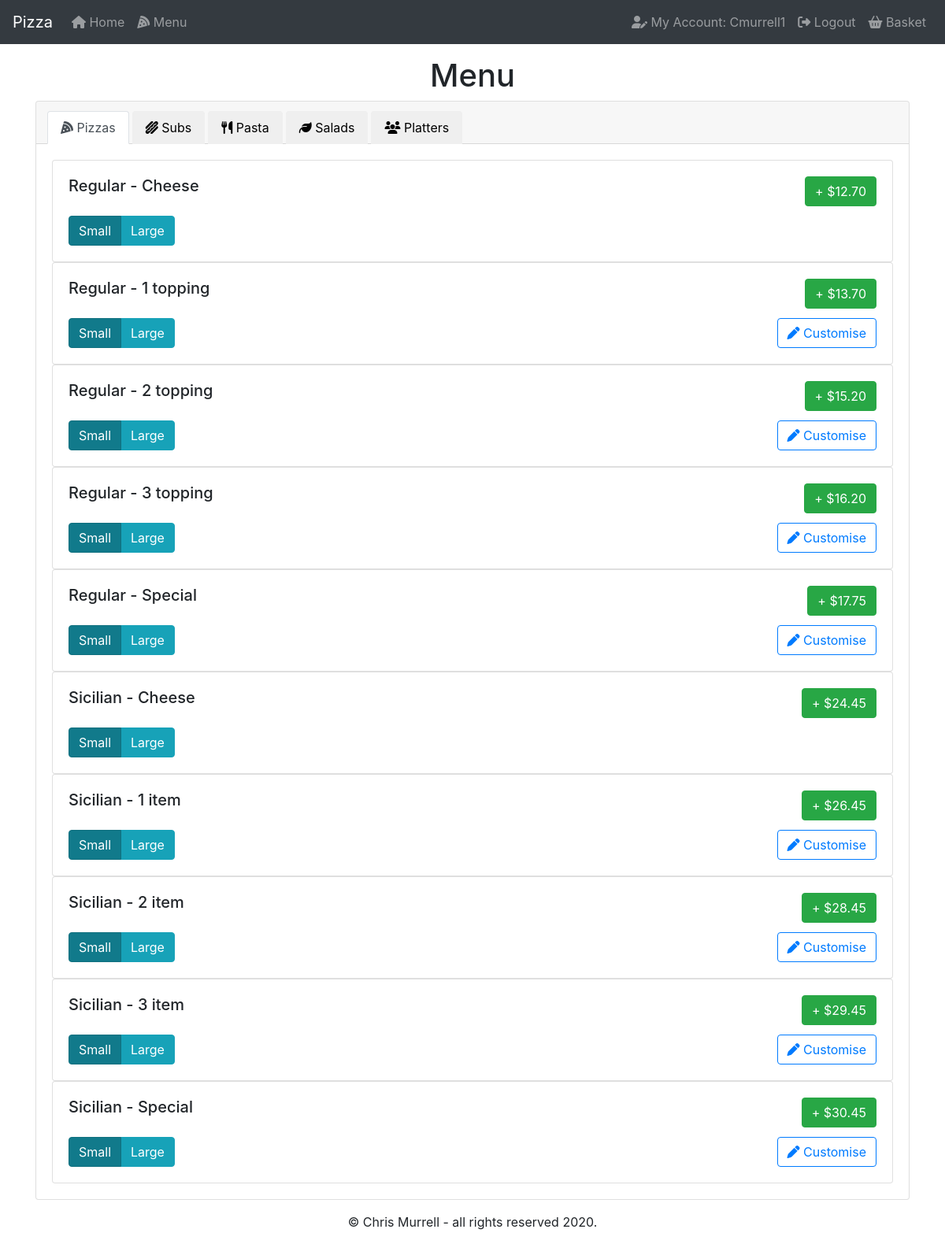
/menu (signed in), run on the app's committed database.
### orders/models.py (models this page shows, shortened)
class Pizza(models.Model):
    typ = models.CharField(max_length=10)
    category = models.CharField(max_length=10)
    smPrice = models.DecimalField(max_digits=4, decimal_places=2, default=00.00)
    lgPrice = models.DecimalField(max_digits=4, decimal_places=2, default=00.00)
    numTop = models.IntegerField(default=0)

### orders/views.py (the view)
# urls.py: path("menu", views.menu, name="menu"),
def menu(request):
    if request.user.is_authenticated:
        if request.method == 'GET':
            it = Pizza.objects.all()
            for row in it:
                num = row.numTop
                row.num = range(1, (num+1))
            context = {
                "user": request.user,
                "pizza": it,
                "toppings": Toppings.objects.all(),
                "subs": Sub.objects.all(),
                "extras": Extras.objects.all(),
                "pasta": Pasta.objects.all(),
                "salads": Salad.objects.all(),
                "platters": Platter.objects.all()
            }
            return render(request, "orders/menu.html", context)
    else:
        return render(request, "orders/menu.html")

### orders/models.py (called while the page is built)
    def __str__(self):
        return f"{self.typ}"

    def __str__(self):
        return f"{self.typ}"

### orders/Templates/orders/menu.html (shortened to what this page needs)
{% extends "orders/base.html" %}
{% load static %}
{% block main %}
<h1>Menu</h1>
<div class="card text-center">
    <div class="card-header">
        <ul class="nav nav-tabs card-header-tabs">
            <li class="nav-item ml-1">
                <button class="nav-link active" id="pizzas"><i class="fas fa-pizza-slice"></i> Pizzas</button>
            </li>
            <li class="nav-item ml-1">
                <button class="nav-link" id="subs"><i class="fas fa-hotdog"></i> Subs</button>
            </li>
            <li class="nav-item ml-1">
                <button class="nav-link" id="pasta"><i class="fas fa-utensils"></i> Pasta</button>
            </li>
            <li class="nav-item ml-1">
                <button class="nav-link" id="salads"><i class="fas fa-leaf"></i> Salads</button>
            </li>
            <li class="nav-item ml-1">
                <button class="nav-link" id="platters"><i class="fas fa-users"></i> Platters</button>
            </li>
        </ul>
    </div>
    <div class="card-body" id="pizzaBody">
        {% for row in pizza %}
        <div class="card text-left">
            <div class="card-body">
                <h5 class="card-title">
                    <div class="row">
                        <div class="col">
                            {{ row.typ }} - {{ row.category }}
                        </div>
                        <div class="col text-right">
                            {% if row.smPrice != 0.00 and row.lgPrice != 0.00 %}
                            <button type="submit" class="btn btn-success smplace" id="pizsmplace{{ row.id }}"
                                name="pizsmplace" value="{{ row.smPrice }}" data-ident="{{ row.id }}"
                                data-typ="{{ row.typ }}" data-cat="{{ row.category }}">
                                &plus; ${{ row.smPrice }}
                            </button>
                            {% elif row.smPrice == 0.00 and row.lgPrice != 0.00 %}
                            <button type="submit" class="btn btn-warning lgplace" id="pizlgplace{{ row.id }}"
                                name="pizlgplace" value="{{ row.lgPrice }}" data-ident="{{ row.id }}"
                                data-typ="{{ row.typ }}" data-cat="{{ row.category }}">
                                &plus; ${{ row.lgPrice }}
                            </button>
                            {% elif row.smPrice != 0.00 and row.lgPrice == 0.00 %}
                            <button type="submit" class="btn btn-success smplace" id="pizsmplace{{ row.id }}"
                                name="pizsmplace" value="{{ row.smPrice }}" data-ident="{{ row.id }}"
                                data-typ="{{ row.typ }}" data-cat="{{ row.category }}">
                                &plus; ${{ row.smPrice }}
                            </button>
                            {% else %}
                            <button type="submit" class="btn btn-danger smplace disabled" id="pizsmplace{{ row.id }}"
                                name="pizsmplace" value="{{ row.smPrice }}" data-ident="{{ row.id }}"
                                data-typ="{{ row.typ }}" data-cat="{{ row.category }}" disabled>
                                Currently Unavailable.
                            </button>
                            {% endif %}
                        </div>
                    </div>
                </h5>
                <div class="row">
                    <div class="col">
                        <div class="btn-group btn-group-toggle" data-toggle="buttons">
                            <label class="btn btn-info active">
                                    checked>Small
                            </label>
                            <label class="btn btn-info">
                                    data-row="{{ row.id }}">Large
                            </label>
                        </div>
                    </div>
                    {% if row.numTop > 0 %}
                    <div class="col text-right">
                        <button type="button" class="btn btn-outline-primary" data-toggle="collapse"
                            data-target="#tops{{ row.id }}" aria-controls="list-group"
                            aria-expanded="false"><i class="fas fa-pen"></i> Customise</button>
                    </div>
                    {% endif %}
                </div>
            </div>
        </div>
        {% endfor %}
    </div>
</div>
{% endblock %}

### orders/Templates/orders/base.html (shortened to what this page needs)
{% load static %}
<!doctype html>
<html lang="en">
<head>
    <link rel="stylesheet" href="{% static 'orders/styles.css' %}">
    <link rel="stylesheet" href="https://stackpath.bootstrapcdn.com/bootstrap/4.4.1/css/bootstrap.min.css"
>
</head>
<body>
    <nav class="navbar navbar-expand-lg navbar-dark bg-dark">
        <a class="navbar-brand" href="{% url 'home' %}">Pizza</a>
        <div class="collapse navbar-collapse" id="navbar">
            {% if request.user.is_authenticated %}
            <div class="navbar-nav mr-auto">
                <a class="nav-item nav-link" href="{% url 'home' %}"><i class="fas fa-home"></i> Home</a>
                <a class="nav-item nav-link" href="{% url 'menu' %}"><i class="fas fa-pizza-slice"></i> Menu</a>
            </div>
            <div class="navbar-nav ml-auto">
                <a class="nav-item nav-link" href="{% url 'account' %}"><i class="fas fa-user-edit"></i> My Account: {{ user.username }}</a>
                <a class="nav-item nav-link" href="{% url 'logout' %}"><i class="fas fa-sign-out-alt"></i> Logout</a>
                <a class="nav-item nav-link" href="{% url 'basket' %}"><i class="fas fa-shopping-basket"></i> Basket<span class="badge badge-dark" id="basketnum" hidden>0</span></a>
            </div>
            {% else %}
            <div class="navbar-nav ml-auto">
                <a class="nav-item nav-link" href="{% url 'register' %}"><i class="fas fa-file-signature"></i> Register</a>
                <a class="nav-item nav-link" href="{% url 'login' %}"><i class="fas fa-sign-in-alt"></i> Login</a>
            </div>
            {% endif %}
        </div>
    </nav>
    <div class="container mt-3 mb-3">
        {% block main %}{% endblock %}
    </div>
    <footer>
        <div class="muted text-center">
            <p>&copy; Chris Murrell - all rights reserved 2020.</p>
        </div>
    </footer>
</body>
</html>

### orders/static/orders/styles.css (style rules this page uses)
h1 { text-align: center; }

### data on the page
Pizza: typ "Regular", category "Cheese", smPrice "12.70"
Pizza: typ "Regular", category "1 topping", smPrice "13.70"
Pizza: typ "Regular", category "2 topping", smPrice "15.20"
Pizza: typ "Regular", category "3 topping", smPrice "16.20"
Pizza: typ "Regular", category "Special", smPrice "17.75"
Pizza: typ "Sicilian", category "Cheese", smPrice "24.45"
Pizza: typ "Sicilian", category "1 item", smPrice "26.45"
Pizza: typ "Sicilian", category "2 item", smPrice "28.45"
Pizza: typ "Sicilian", category "3 item", smPrice "29.45"
Pizza: typ "Sicilian", category "Special", smPrice "30.45"

### other printed values
{{ user.username }} "Cmurrell1"
